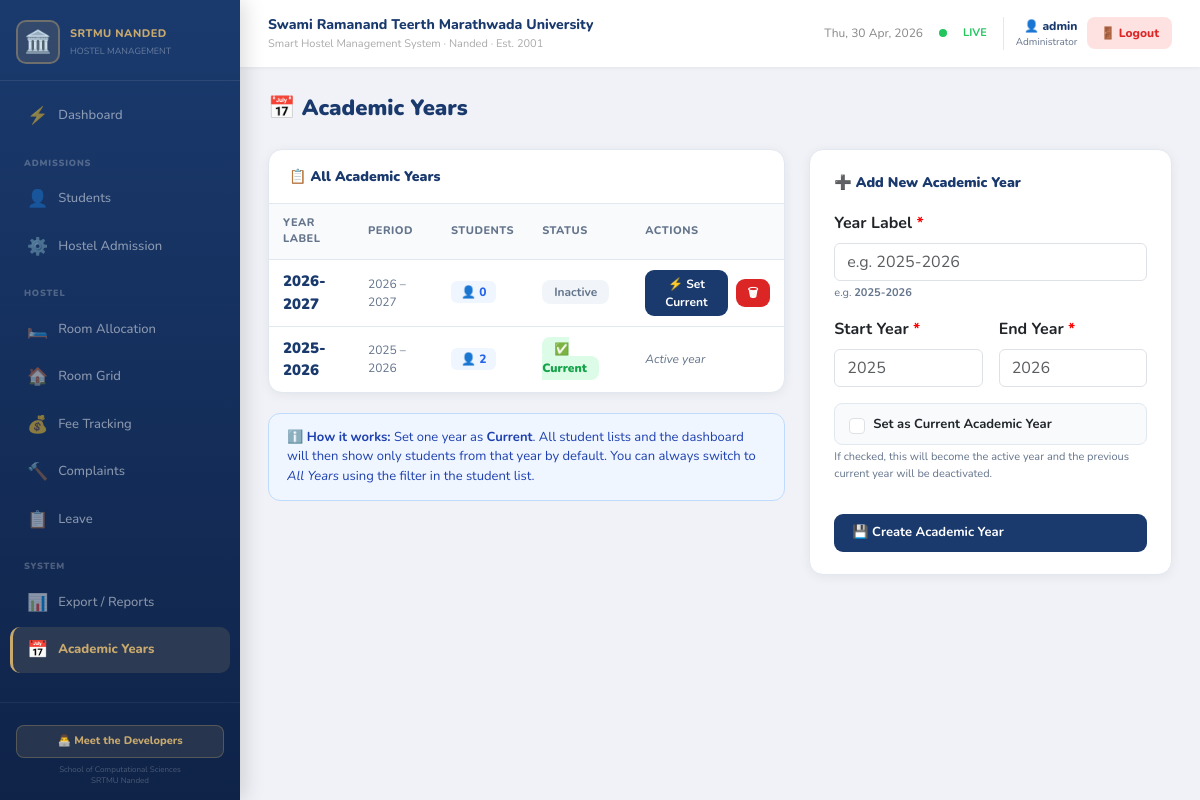
Screenshot of /academic-years/ (signed in) with the database file from the repository.
### hostel/models.py (models this page shows, shortened)
class AcademicYear(models.Model):
    label = models.CharField(max_length=20, unique=True, help_text="e.g. 2025-2026")
    start_year = models.IntegerField()
    end_year = models.IntegerField()
    is_current = models.BooleanField(default=False)
    created_at = models.DateTimeField(auto_now_add=True)
    class Meta:
        ordering = ['-start_year']

### hostel/views.py (the view)
# urls.py: path('academic-years/', views.academic_year_list, name='academic_year_list'),
@login_required
def academic_year_list(request):
    years = AcademicYear.objects.all()
    form = AcademicYearForm()
    if request.method == 'POST':
        form = AcademicYearForm(request.POST)
        if form.is_valid():
            form.save()
            messages.success(request, 'Academic year created!')
            return redirect('academic_year_list')
    ctx = {'years': years, 'form': form}
    return render(request, 'hostel/academic_year_list.html', ctx)

### hostel/forms.py
class AcademicYearForm(forms.ModelForm):
    class Meta:
        model = AcademicYear
        fields = ['label', 'start_year', 'end_year', 'is_current']
        widgets = {
            'label': forms.TextInput(attrs={'class': 'form-control', 'placeholder': 'e.g. 2025-2026'}),
            'start_year': forms.NumberInput(attrs={'class': 'form-control', 'placeholder': '2025'}),
            'end_year': forms.NumberInput(attrs={'class': 'form-control', 'placeholder': '2026'}),
            'is_current': forms.CheckboxInput(attrs={'class': 'form-check-input'}),
        }

### templates/hostel/academic_year_list.html (shortened to what this page needs)
{% extends 'hostel/base.html' %}
{% block content %}
<div class="page-header">
  <h1 class="page-title">📅 Academic Years</h1>
</div>
<div class="row g-4">
  <div class="col-md-7">
    <div class="card-srtmu" style="padding:0;overflow:hidden;">
      <div style="padding:16px 20px;border-bottom:1px solid var(--border);font-weight:900;font-size:14px;color:var(--navy);">
        📋 All Academic Years
      </div>
      <div class="table-responsive">
        <table class="table-srtmu">
          <thead>
            <tr>
              <th>Year Label</th>
              <th>Period</th>
              <th>Students</th>
              <th>Status</th>
              <th>Actions</th>
            </tr>
          </thead>
          <tbody>
            {% for y in years %}
            <tr>
              <td style="font-weight:900;font-size:15px;color:var(--navy);">{{ y.label }}</td>
              <td style="font-size:12px;color:var(--muted);">{{ y.start_year }} – {{ y.end_year }}</td>
              <td>
                <span style="background:#eff6ff;color:#2563eb;padding:3px 10px;border-radius:6px;font-size:12px;font-weight:800;">
                  👤 {{ y.students.count }}
                </span>
              </td>
              <td>
                {% if y.is_current %}
                <span style="background:#dcfce7;color:#16a34a;padding:4px 12px;border-radius:8px;font-size:12px;font-weight:900;">
                  ✅ Current
                </span>
                {% else %}
                <span style="background:#f1f5f9;color:var(--muted);padding:4px 12px;border-radius:8px;font-size:12px;font-weight:700;">
                  Inactive
                </span>
                {% endif %}
              </td>
              <td>
                <div class="d-flex gap-2 align-items-center">
                  {% if not y.is_current %}
                  <form method="post" action="{% url 'academic_year_set_current' y.pk %}">
                    <button type="submit" class="btn-navy btn-sm" style="font-size:11px;padding:5px 12px;">
                      ⚡ Set Current
                    </button>
                  </form>
                  <form method="post" action="{% url 'academic_year_delete' y.pk %}" onsubmit="return confirm('Delete {{ y.label }}? This cannot be undone.')">
                    <button type="submit" class="btn-danger-srtmu btn-sm" {% if y.students.count > 0 %}disabled title="Cannot delete: students linked"{% endif %}>
                      🗑
                    </button>
                  </form>
                  {% else %}
                  <span style="font-size:12px;color:var(--muted);font-style:italic;">Active year</span>
                  {% endif %}
                </div>
              </td>
            </tr>
            {% empty %}
            <tr>
              <td colspan="5" style="text-align:center;padding:40px;color:var(--muted);">
                No academic years created yet. Add one →
              </td>
            </tr>
            {% endfor %}
          </tbody>
        </table>
      </div>
    </div>
    {% if years %}
    <div style="margin-top:16px;background:#eff6ff;border:1px solid #bfdbfe;border-radius:12px;padding:14px 18px;font-size:13px;color:#1e40af;">
      <strong>ℹ️ How it works:</strong> Set one year as <strong>Current</strong>. All student lists and the dashboard will then show only students from that year by default. You can always switch to <em>All Years</em> using the filter in the student list.
    </div>
    {% endif %}
  </div>
  <div class="col-md-5">
    <div class="card-srtmu">
      <div style="font-weight:900;font-size:14px;color:var(--navy);margin-bottom:18px;">➕ Add New Academic Year</div>
      <form method="post">
        <div class="row g-3">
          <div class="col-12">
            <label class="form-label fw-bold">Year Label <span style="color:red">*</span></label>
            {{ form.label }}
            <div style="font-size:11px;color:var(--muted);margin-top:4px;">e.g. <strong>2025-2026</strong></div>
          </div>
          <div class="col-6">
            <label class="form-label fw-bold">Start Year <span style="color:red">*</span></label>
            {{ form.start_year }}
          </div>
          <div class="col-6">
            <label class="form-label fw-bold">End Year <span style="color:red">*</span></label>
            {{ form.end_year }}
          </div>
          <div class="col-12">
            <div class="d-flex align-items-center gap-2" style="background:#f8fafc;border-radius:8px;padding:10px 14px;border:1px solid var(--border);">
              {{ form.is_current }}
              <label class="form-label mb-0" style="font-weight:700;font-size:13px;cursor:pointer;">
                Set as Current Academic Year
              </label>
            </div>
            <div style="font-size:11px;color:var(--muted);margin-top:4px;">
              If checked, this will become the active year and the previous current year will be deactivated.
            </div>
          </div>
          <div class="col-12">
            <button type="submit" class="btn-navy w-100">💾 Create Academic Year</button>
          </div>
        </div>
      </form>
    </div>
  </div>
</div>
{% endblock %}

### templates/hostel/base.html (shortened to what this page needs)
<!DOCTYPE html>
<html lang="en">
<head>
<link href="https://cdn.jsdelivr.net/npm/bootstrap@5.3.2/dist/css/bootstrap.min.css" rel="stylesheet"/>
</head>
<body>
<div class="sidebar">
  <div class="sidebar-logo">
    <div class="sidebar-brand">
      <div class="sidebar-icon">🏛️</div>
      <div>
        <div class="sidebar-title">SRTMU NANDED</div>
        <div class="sidebar-sub">HOSTEL MANAGEMENT</div>
      </div>
    </div>
  </div>
  <nav class="sidebar-nav">
    <a href="{% url 'dashboard' %}" class="nav-item {% if request.resolver_match.url_name == 'dashboard' %}active{% endif %}"><span class="nav-icon">⚡</span> Dashboard</a>
    <div class="nav-section-label">Admissions</div>
    <a href="{% url 'student_list' %}" class="nav-item {% if 'student' in request.resolver_match.url_name %}active{% endif %}"><span class="nav-icon">👤</span> Students</a>
    <a href="{% url 'hostel_admission_config' %}" class="nav-item {% if 'hostel_admission' in request.resolver_match.url_name %}active{% endif %}"><span class="nav-icon">⚙️</span> Hostel Admission</a>
    <div class="nav-section-label">Hostel</div>
    <a href="{% url 'room_allocation' %}" class="nav-item {% if request.resolver_match.url_name == 'room_allocation' %}active{% endif %}"><span class="nav-icon">🛏️</span> Room Allocation</a>
    <a href="{% url 'room_grid' %}" class="nav-item {% if request.resolver_match.url_name == 'room_grid' %}active{% endif %}"><span class="nav-icon">🏠</span> Room Grid</a>
    <a href="{% url 'fee_tracking' %}" class="nav-item {% if 'fee' in request.resolver_match.url_name %}active{% endif %}"><span class="nav-icon">💰</span> Fee Tracking</a>
    <a href="{% url 'complaint_list' %}" class="nav-item {% if 'complaint' in request.resolver_match.url_name %}active{% endif %}"><span class="nav-icon">🔨</span> Complaints</a>
    <a href="{% url 'leave_list' %}" class="nav-item {% if 'leave' in request.resolver_match.url_name %}active{% endif %}"><span class="nav-icon">📋</span> Leave</a>
    <div class="nav-section-label">System</div>
    <a href="{% url 'export_reports' %}" class="nav-item {% if 'export' in request.resolver_match.url_name %}active{% endif %}"><span class="nav-icon">📊</span> Export / Reports</a>
    <a href="{% url 'academic_year_list' %}" class="nav-item {% if 'academic_year' in request.resolver_match.url_name %}active{% endif %}"><span class="nav-icon">📅</span> Academic Years</a>
  </nav>
  <div class="sidebar-footer">
    <button class="dev-btn" onclick="document.getElementById('devModal').classList.add('show')">👨‍💻 Meet the Developers</button>
    <div style="font-size:8px;color:rgba(255,255,255,.25);margin-top:6px;line-height:1.4;">School of Computational Sciences<br/>SRTMU Nanded</div>
  </div>
</div>
<div class="main-wrap">
  <div class="topbar">
    <div>
      <div class="topbar-title">Swami Ramanand Teerth Marathwada University</div>
      <div class="topbar-sub">Smart Hostel Management System · Nanded · Est. 2001</div>
    </div>
    <div class="d-flex align-items-center gap-3">
      <span style="font-size:12px;color:#888;" id="curr-date"></span>
      <div class="live-dot"></div>
      <span style="font-size:11px;color:var(--green);font-weight:700;">LIVE</span>
      {% if user.is_authenticated %}
      <div style="display:flex;align-items:center;gap:10px;padding-left:12px;border-left:1px solid var(--border);">
        <div style="text-align:right;">
          <div style="font-size:12px;font-weight:800;color:var(--navy);">👤 {{ user.username }}</div>
          <div style="font-size:10px;color:var(--muted);">Administrator</div>
        </div>
        <form method="post" action="/logout/" style="margin:0;">
          <button type="submit" style="background:#fee2e2;color:#dc2626;border:none;border-radius:8px;padding:7px 13px;font-size:12px;font-weight:800;cursor:pointer;font-family:Nunito,sans-serif;">🚪 Logout</button>
        </form>
      </div>
      {% endif %}
    </div>
  </div>
  <div class="content">
    {% block content %}{% endblock %}
  </div>
</div>
</body>
</html>

### templates/hostel/base.html (style rules this page uses)
:root { --navy:#1a3a6e;--navyD:#0f2348;--gold:#c8a96e;--green:#22c55e;--red:#ef4444;--orange:#f97316;--blue:#3b82f6;--muted:#64748b;--border:#e2e8f0;--teal:#0891b2; }
* { box-sizing:border-box;font-family:'Nunito',sans-serif; }
body { background:#f0f2f7;margin:0; }
.sidebar { width:240px;background:linear-gradient(180deg,var(--navy) 0%,var(--navyD) 100%);position:fixed;top:0;left:0;bottom:0;z-index:100;display:flex;flex-direction:column;box-shadow:4px 0 20px rgba(0,0,0,.15); }
.sidebar-logo { padding:20px 16px 16px;border-bottom:1px solid rgba(255,255,255,.08); }
.sidebar-brand { display:flex;align-items:center;gap:10px; }
.sidebar-icon { width:44px;height:44px;border-radius:10px;background:rgba(200,169,110,.15);border:2px solid rgba(200,169,110,.4);display:flex;align-items:center;justify-content:center;font-size:22px; }
.sidebar-title { font-size:11px;font-weight:800;color:var(--gold);letter-spacing:.5px; }
.sidebar-sub { font-size:9px;color:rgba(255,255,255,.35);margin-top:2px; }
nav.sidebar-nav { flex:1;padding:12px 10px;display:flex;flex-direction:column;gap:2px;overflow-y:auto; }
.nav-item { display:flex;align-items:center;gap:10px;padding:10px 14px;border-radius:10px;border:none;cursor:pointer;text-align:left;background:transparent;border-left:3px solid transparent;color:rgba(255,255,255,.5);font-size:13px;font-weight:500;text-decoration:none;transition:all .15s; }
.nav-item.active { background:rgba(200,169,110,.15);border-left:3px solid var(--gold);color:var(--gold);font-weight:800; }
.nav-item .nav-icon { font-size:17px; }
.nav-section-label { font-size:9px;font-weight:900;color:rgba(255,255,255,.25);text-transform:uppercase;letter-spacing:.8px;padding:10px 14px 4px;margin-top:6px; }
.sidebar-footer { padding:14px 16px;border-top:1px solid rgba(255,255,255,.06);font-size:11px;color:rgba(255,255,255,.4);text-align:center; }
.main-wrap { margin-left:240px;display:flex;flex-direction:column;min-height:100vh; }
.topbar { background:#fff;padding:14px 28px;display:flex;align-items:center;justify-content:space-between;box-shadow:0 1px 4px rgba(0,0,0,.06);position:sticky;top:0;z-index:50; }
.topbar-title { font-size:14px;font-weight:800;color:var(--navy); }
.topbar-sub { font-size:11px;color:#aaa;margin-top:1px; }
.live-dot { width:8px;height:8px;border-radius:50%;background:var(--green); }
.content { flex:1;padding:28px; }
.card-srtmu { background:#fff;border-radius:14px;padding:22px 24px;box-shadow:0 2px 12px rgba(0,0,0,.06);border:1px solid var(--border);margin-bottom:20px; }
.btn-navy { background:var(--navy);color:#fff;border:none;border-radius:9px;padding:9px 18px;font-weight:700;font-size:13px;cursor:pointer;display:inline-flex;align-items:center;gap:6px;transition:all .15s;text-decoration:none; }
.btn-danger-srtmu { background:#dc2626;color:#fff;border:none;border-radius:9px;padding:9px 18px;font-weight:700;font-size:13px;cursor:pointer;display:inline-flex;align-items:center;gap:6px;text-decoration:none; }
.btn-sm { padding:5px 12px!important;font-size:12px!important; }
.table-srtmu { width:100%;border-collapse:collapse; }
.table-srtmu thead tr { background:#f8fafc; }
.table-srtmu th { padding:11px 14px;text-align:left;font-size:11px;font-weight:800;color:var(--muted);letter-spacing:.5px;text-transform:uppercase;border-bottom:1px solid var(--border); }
.table-srtmu td { padding:10px 14px;border-bottom:1px solid var(--border);font-size:13px; }
.table-srtmu tr:last-child td { border-bottom:none; }
.page-header { display:flex;justify-content:space-between;align-items:center;margin-bottom:20px; }
.page-title { font-size:22px;font-weight:900;color:var(--navy); }
.dev-btn { background:rgba(200,169,110,.12);border:1px solid rgba(200,169,110,.3);color:var(--gold);border-radius:8px;padding:7px 12px;font-size:11px;font-weight:800;cursor:pointer;width:100%;margin-top:8px;transition:all .2s;font-family:'Nunito',sans-serif; }

### rows the page displays
AcademicYear: label "2026-2027", start_year "2026", end_year "2027", students.count "0", is_current "Inactive"
AcademicYear: label "2025-2026", start_year "2025", end_year "2026", students.count "2", is_current "✅ Current"

### other values shown
{{ user.username }} "admin"
